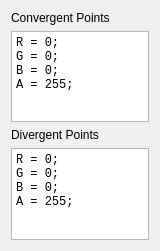
            <widget class="QWidget" name="ToolBoxPage2_2">
             <property name="geometry">
              <rect>
               <x>0</x>
               <y>0</y>
               <width>160</width>
               <height>251</height>
              </rect>
             </property>
             <attribute name="label">
              <string>Page 2 of 4 - DEFINE COLOURS</string>
             </attribute>
             <layout class="QGridLayout" name="gridLayout_11">
              <item row="0" column="0">
               <layout class="QGridLayout" name="gridLayout_19">
                <item row="0" column="0" colspan="2">
                 <widget class="QLabel" name="label_26">
                  <property name="text">
                   <string>Convergent Points</string>
                  </property>
                 </widget>
                </item>
                <item row="1" column="0" colspan="2">
                 <widget class="QPlainTextEdit" name="Convergent_Points_Colour_Formula">
                  <property name="font">
                   <font>
                    <family>Consolas</family>
                   </font>
                  </property>
                  <property name="plainText">
                   <string>R = 0;
G = 0;
B = 0;
A = 255;</string>
                  </property>
                 </widget>
                </item>
               </layout>
              </item>
              <item row="1" column="0">
               <layout class="QGridLayout" name="gridLayout_20">
                <item row="0" column="0" colspan="2">
                 <widget class="QLabel" name="label_27">
                  <property name="text">
                   <string>Divergent Points</string>
                  </property>
                 </widget>
                </item>
                <item row="1" column="0" colspan="2">
                 <widget class="QPlainTextEdit" name="Divergent_Points_Colour_Formula">
                  <property name="font">
                   <font>
                    <family>Consolas</family>
                   </font>
                  </property>
                  <property name="plainText">
                   <string>R = 0;
G = 0;
B = 0;
A = 255;</string>
                  </property>
                 </widget>
                </item>
               </layout>
              </item>
             </layout>
            </widget>
